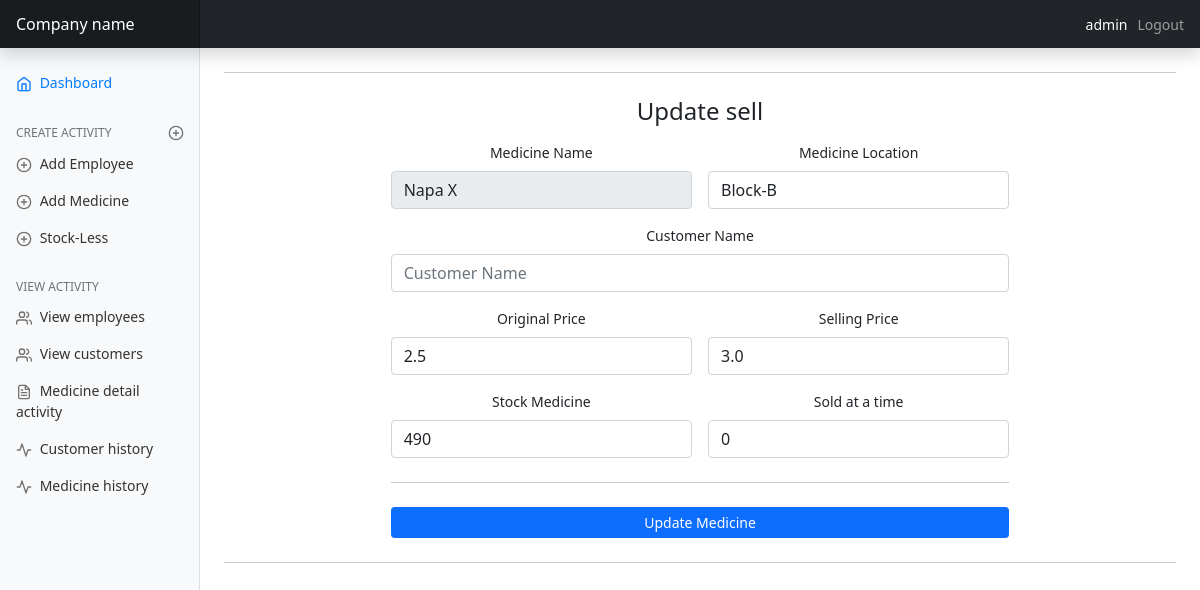
Screenshot of /update-medicine/1/ (signed in) with the database file from the repository.
### mainApp/models/medicine.py (models this page shows, shortened)
class Medicine(TimeStamp):
    medicine_name = models.CharField(max_length=255, unique=True, null=True, blank=True)
    company_name = models.CharField(max_length=255, null=True, blank=True)
    description = models.TextField(blank=True, null=True, default='')
    location = models.CharField(max_length=50, null=True, blank=True)
    number_of_medicine = models.IntegerField(default=0, null=True, blank=True)
    original_price = models.FloatField(blank=True, null=True)
    selling_price = models.FloatField(blank=True, null=True)
    sold_number_of_medicine = models.IntegerField(default=0, blank=True, null=True)
    sold_at_a_time = models.IntegerField(default=0, blank=True, null=True)
    class Meta:
        ordering = ('-created_at',)

### mainApp/views/medicine_view.py (the view, shortened to what this page needs)
# urls.py: path('update-medicine/<int:pk>/', medicine_view.UpdateMedicine.as_view(), name='update-medicine'),
class UpdateMedicine(View):
    def get(self, request, pk):
        sale = get_object_or_404(Medicine, id=pk)
        return render(request, 'medicine/updateSaleManagement.html', {'sale': sale})

### mainApp/templates/medicine/updateSaleManagement.html (shortened to what this page needs)
{% extends 'base.html' %}
{% block content %}
    <hr class="my-4">
    <div class="row g-5 align-items-center justify-content-center">
        <div class="col-md-6 col-lg-8 col-sm-12 text-center">
            <h4 class="mb-3">Update sell</h4>
            <form class="needs-validation" method="post">
                <div class="row g-3">
                    <div class="col-md-6 col-lg-6 col-sm-12">
                        <label for="Name" class="form-label">Medicine Name</label>
                        <input type="text" disabled class="form-control" id="name" name="Mname" value="{{ sale.medicine_name }}" placeholder="Medicine Name"
                               required>
                    </div>
                    <div class="col-md-6 col-lg-6 col-sm-12">
                        <label for="address" class="form-label">Medicine Location</label>
                        <div class="input-group has-validation">
                            <input type="text" class="form-control" name="location" id="location"
                                   placeholder="Medicine location" value="{{ sale.location }}"
                                   required>
                        </div>
                    </div>
                    <div class="col-md-12 col-lg-12 col-sm-12">
                        <label for="address" class="form-label">Customer Name</label>
                        <div class="input-group has-validation">
                            <input type="text" class="form-control" name="cname" id="cname"
                                   placeholder="Customer Name"
                                   required>
                        </div>
                    </div>
                    <div class="col-md-6 col-lg-6 col-sm-12">
                        <label for="salary" class="form-label">Original Price</label>
                        <input type="number" name="Oprice" required class="form-control" id="Oprice"
                               value="{{ sale.original_price }}"
                               placeholder="Original price">
                    </div>
                    <div class="col-md-6">
                        <label for="payment" class="form-label">Selling Price</label>
                        <input type="number" name="Sprice" required class="form-control" id="payment"
                               value="{{ sale.selling_price }}" placeholder="Selling price">
                    </div>
                    <div class="col-md-6 col-lg-6 col-sm-12">
                        <label for="salary" class="form-label">Stock Medicine</label>
                        <input type="number" name="Nmedicine" required class="form-control" id="salary"
                               value="{{ sale.number_of_medicine }}" placeholder="Number of medicine">
                    </div>
                    <div class="col-md-6 col-lg-6 col-sm-12">
                        <label for="salary" class="form-label">Sold at a time</label>
                        <input type="number" name="smedicine" value="{{ 0 }}" class="form-control" id="salary"
                               placeholder="Sold at a time">
                    </div>
                </div>
                <hr class="my-4">
                <button class="w-100 btn btn-primary btn-sm" type="submit">Update Medicine</button>
            </form>
        </div>
    </div>
    <hr class="my-4">
{% endblock %}

### mainApp/templates/base.html (shortened to what this page needs)
{% load static %}
<!doctype html>
<html lang="en">
<head>
    <link href="{% static './table/custom.css' %}" rel="stylesheet">
    <link href="{% static './assets/dist/css/bootstrap.min.css' %}" rel="stylesheet">
    <link href="{% static './dashboard/dashboard.css' %}" rel="stylesheet">
    <link href="{% static './table/fontawasome.css' %}" rel="stylesheet">
</head>
<body>
<header class="navbar navbar-dark sticky-top bg-dark flex-md-nowrap p-0 shadow">
    <a class="navbar-brand col-md-3 col-lg-2 me-0 px-3" href="#">Company name</a>
    <ul class="navbar-nav px-3 flex-row">
        {% if user.is_authenticated %}
            <li class="nav-item text-nowrap">
                <a class="nav-link disabled" style="color: white" href="#">{{ user.username }}</a>
            </li>
            <li class="nav-item text-nowrap" style="margin-left: 10px">
                <a class="nav-link" href="{% url 'user-logout' %}">Logout</a>
            </li>
        {% endif %}
    </ul>
</header>
<div class="container-fluid">
    <div class="row">
        <nav id="sidebarMenu" class="col-md-3 col-lg-2 d-md-block bg-light sidebar collapse">
            <div class="position-sticky pt-3">
                <ul class="nav flex-column">
                    <li class="nav-item">
                        <a class="nav-link active" aria-current="page" href="{% url 'dashboard' %}">
                            <span data-feather="home"></span>
                            Dashboard
                        </a>
                    </li>
                    <h6 class="sidebar-heading d-flex justify-content-between align-items-center px-3 mt-4 mb-1 text-muted">
                        <span>Create activity</span>
                        <a class="link-secondary" href="#" aria-label="Add a new report">
                            <span data-feather="plus-circle"></span>
                        </a>
                    </h6>
                    <li class="nav-item">
                        <a class="nav-link" href="{% url 'create-employee' %}">
                            <span data-feather="plus-circle"></span>
                            Add Employee
                        </a>
                    </li>
                    <li class="nav-item">
                        <a class="nav-link" href="{% url 'create-medicine' %}">
                            <span data-feather="plus-circle"></span>
                            Add Medicine
                        </a>
                    </li>
                    <li class="nav-item">
                        <a class="nav-link" href="{% url 'create-stock-less' %}">
                            <span data-feather="plus-circle"></span>
                            Stock-Less
                        </a>
                    </li>
                </ul>
                <h6 class="sidebar-heading d-flex justify-content-between align-items-center px-3 mt-4 mb-1 text-muted">
                    <span>View activity</span>
                </h6>
                <ul class="nav flex-column mb-2">
                    <li class="nav-item">
                        <a class="nav-link" href="{% url 'employee-list' %}">
                            <span data-feather="users"></span>
                            View employees
                        </a>
                    </li>
                    <li class="nav-item">
                        <a class="nav-link" href="{% url 'customer-list' %}">
                            <span data-feather="users"></span>
                            View customers
                        </a>
                    </li>
                    <li class="nav-item">
                        <a class="nav-link" href="{% url 'medicine-list' %}">
                            <span data-feather="file-text"></span>
                            Medicine detail activity
                        </a>
                    </li>
                    <li class="nav-item">
                        <a class="nav-link" href="{% url 'customer-histories' %}">
                            <span data-feather="activity"></span>
                            Customer history
                        </a>
                    </li>
                    <li class="nav-item">
                        <a class="nav-link" href="{% url 'medicine-histories' %}">
                            <span data-feather="activity"></span>
                            Medicine history
                        </a>
                    </li>
                </ul>
            </div>
        </nav>
        <main class="col-md-9 ms-sm-auto col-lg-10 px-md-4">
            {% block content %}
            {% endblock %}
        </main>
    </div>
</div>
</body>
</html>

### mainApp/static/dashboard/dashboard.css (style rules this page uses)
body { font-size: .875rem; }
.feather { width: 16px; height: 16px; vertical-align: text-bottom; }
.sidebar { position: fixed; top: 0; bottom: 0; left: 0; z-index: 100; padding: 48px 0 0; box-shadow: inset -1px 0 0 rgba(0, 0, 0, .1); }
.sidebar .nav-link { font-weight: 500; color: #333; }
.sidebar .nav-link .feather { margin-right: 4px; color: #727272; }
.sidebar .nav-link.active { color: #007bff; }
.sidebar .nav-link:hover .feather, .sidebar .nav-link.active .feather { color: inherit; }
.sidebar-heading { font-size: .75rem; text-transform: uppercase; }
.navbar-brand { padding-top: .75rem; padding-bottom: .75rem; font-size: 1rem; background-color: rgba(0, 0, 0, .25); box-shadow: inset -1px 0 0 rgba(0, 0, 0, .25); }

### rows the page displays
Medicine: Mname "Napa X", location "Block-B", Oprice "2.5", Sprice "3.0", Nmedicine "490"

### other values shown
{{ user.username }} "admin"
